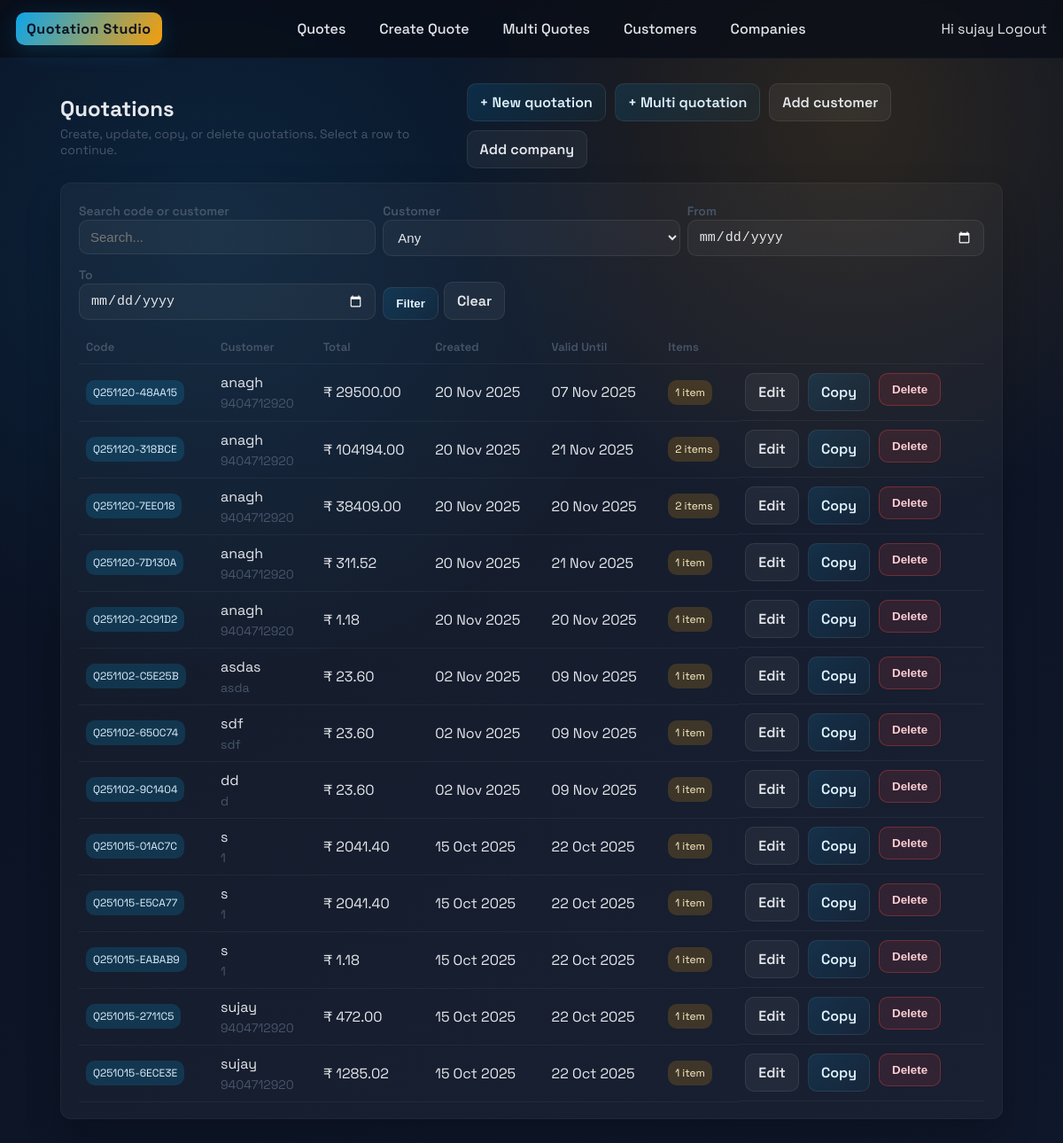
The app's page / (signed in), older data.
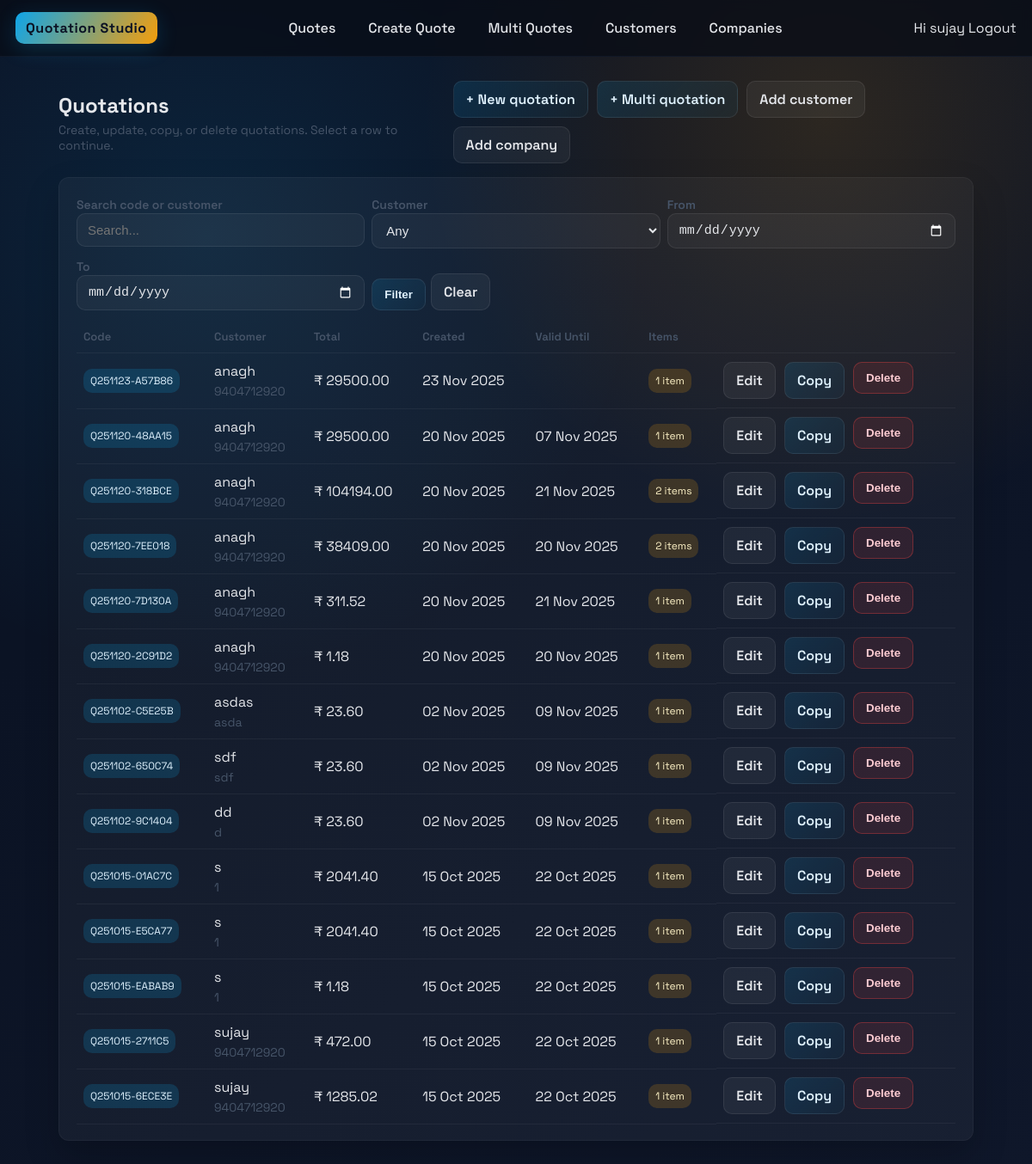
The same page, newer data.
### quotation_models/models.py (models this page shows, shortened)
class Quotation(models.Model):
    code = models.CharField(max_length=40, unique=True)
    buyer = models.ForeignKey(Buyer, on_delete=models.PROTECT)
    created_by = models.ForeignKey(User, on_delete=models.PROTECT)
    notes = models.TextField(blank=True, default="")
    currency = models.CharField(max_length=8, default="INR")
    created_at = models.DateTimeField(auto_now_add=True)
    valid_until = models.DateTimeField(null=True, blank=True)
    subtotal = models.DecimalField(max_digits=12, decimal_places=2, default=0)
    tax = models.DecimalField(max_digits=12, decimal_places=2, default=0)
    total = models.DecimalField(max_digits=12, decimal_places=2, default=0)
    class Meta:
        app_label = "quotation_models"

class Buyer(models.Model):
    name = models.CharField(max_length=200)
    phone = models.CharField(max_length=50, blank=True, default="")
    email = models.EmailField(blank=True, null=True)
    address = models.TextField(blank=True, default="")
    gstin = models.CharField(max_length=32, blank=True, default="")
    class Meta:
        app_label = "quotation_models"

### quotations/views.py (the view)
# urls.py: path("", views.quotation_list, name="list"),
@login_required
def quotation_list(request):
    qs = Quotation.objects.filter(created_by=request.user).select_related("buyer").prefetch_related("items").order_by("-created_at")
    q = request.GET.get("q", "").strip()
    buyer_id = request.GET.get("buyer", "").strip()
    date_from = request.GET.get("from", "").strip()
    date_to = request.GET.get("to", "").strip()
    if q:
        qs = qs.filter(code__icontains=q) | qs.filter(buyer__name__icontains=q)
    if buyer_id:
        qs = qs.filter(buyer_id=buyer_id)
    if date_from:
        qs = qs.filter(created_at__date__gte=date_from)
    if date_to:
        qs = qs.filter(created_at__date__lte=date_to)
    buyers = Buyer.objects.order_by("name")
    quotes = qs
    return render(
        request,
        "quotations/quotation_list.html",
        {
            "quotes": quotes,
            "buyers": buyers,
            "q": q,
            "buyer_id": buyer_id,
            "date_from": date_from,
            "date_to": date_to,
        },
    )

### templates/quotations/quotation_list.html (shortened to what this page needs)
{% extends "base.html" %}
{% block content %}
<div class="page-header">
    <div>
        <h1 class="page-title">Quotations</h1>
        <p class="page-subtitle">Create, update, copy, or delete quotations. Select a row to continue.</p>
    </div>
    <div class="actions">
        <a class="btn" href="{% url 'quotations:create' %}">+ New quotation</a>
        <a class="btn" href="{% url 'quotations:multi_create' %}">+ Multi quotation</a>
        <a class="btn-secondary btn" href="{% url 'quotations:buyer_create' %}">Add customer</a>
        <a class="btn-secondary btn" href="{% url 'quotations:company_create' %}">Add company</a>
    </div>
</div>
<div class="panel">
    <form method="get" class="dual" style="margin-bottom:12px; gap:8px;">
        <div>
            <label class="page-subtitle">Search code or customer</label>
            <input type="text" name="q" value="{{ q }}" placeholder="Search..." />
        </div>
        <div>
            <label class="page-subtitle">Customer</label>
            <select name="buyer">
                <option value="">Any</option>
            </select>
        </div>
        <div>
            <label class="page-subtitle">From</label>
            <input type="date" name="from" value="{{ date_from }}">
        </div>
        <div>
            <label class="page-subtitle">To</label>
            <input type="date" name="to" value="{{ date_to }}">
        </div>
        <div style="display:flex; align-items:flex-end; gap:6px;">
            <button class="btn" type="submit">Filter</button>
            <a class="btn-secondary btn" href="{% url 'quotations:list' %}">Clear</a>
        </div>
    </form>
    {% if quotes %}
    <table class="table">
        <thead>
            <tr>
                <th>Code</th>
                <th>Customer</th>
                <th>Total</th>
                <th>Created</th>
                <th>Valid Until</th>
                <th>Items</th>
                <th></th>
            </tr>
        </thead>
        <tbody>
            {% for q in quotes %}
            <tr>
                <td><span class="tag accent">{{ q.code }}</span></td>
                <td>
                    <div>{{ q.buyer.name }}</div>
                    <div class="page-subtitle">{{ q.buyer.phone|default:"" }}</div>
                </td>
                <td class="amount-cell">₹ {{ q.total }}</td>
                <td>{{ q.created_at|date:"d M Y" }}</td>
                <td>{{ q.valid_until|date:"d M Y" }}</td>
                {% with item_count=q.items.all|length %}
                <td><span class="tag amber">{{ item_count }} item{{ item_count|pluralize }}</span></td>
                {% endwith %}
                <td class="actions">
                    <a class="btn-secondary btn" href="{% url 'quotations:edit' q.id %}">Edit</a>
                    <a class="btn btn" href="{% url 'quotations:copy' q.id %}">Copy</a>
                    <form method="post" action="{% url 'quotations:delete' q.id %}" style="display:inline" onsubmit="return confirm('Delete this quotation?');">
                        <button class="btn btn-danger" type="submit">Delete</button>
                    </form>
                </td>
            </tr>
            {% endfor %}
        </tbody>
    </table>
    {% else %}
    <div class="empty">
        No quotations yet. Create your first one to get started.
    </div>
    {% endif %}
</div>
{% endblock %}

### templates/base.html (shortened to what this page needs)
{% load static %}
<!DOCTYPE html>
<html lang="en">
<head>
    <link rel="stylesheet" href="{% static 'quotations.css' %}">
</head>
<body>
    <header class="topbar">
        <a class="brand" href="{% url 'quotations:list' %}">Quotation Studio</a>
        <nav class="nav-links">
            <a href="{% url 'quotations:list' %}">Quotes</a>
            <a href="{% url 'quotations:create' %}">Create Quote</a>
            <a href="{% url 'quotations:multi_create' %}">Multi Quotes</a>
            <a href="{% url 'quotations:buyer_list' %}">Customers</a>
            <a href="{% url 'quotations:company_list' %}">Companies</a>
        </nav>
        <div class="user-info">
            {% if user.is_authenticated %}
                <span>Hi {{ user.username }}</span>
                <a href="{% url 'logout' %}">Logout</a>
            {% else %}
                <a href="{% url 'login' %}">Login</a>
            {% endif %}
        </div>
    </header>
    <main class="page-shell">
        {% block content %}{% endblock %}
    </main>
</body>
</html>

### static/quotations.css (style rules this page uses)
:root { --ink: #0f172a; --muted: #475569; --line: #1f2937; --surface: #0b1224; --panel: rgba(255, 255, 255, 0.04); --accent: #0ea5e9; --accent-2: #f59e0b; --success: #22c55e; --danger: #ef4444; --radius: 12px; color-scheme: dark; }
* { box-sizing: border-box; }
body { margin: 0; font-family: 'Space Grotesk', 'Chivo', sans-serif; background: radial-gradient(circle at 20% 20%, rgba(14,165,233,0.12), transparent 35%), radial-gradient(circle at 80% 10%, rgba(245,158,11,0.14), transparent 30%), linear-gradient(145deg, #0b1224, #0b1324 35%, #0f172a); color: #e5e7eb; min-height: 100vh; }
a { color: inherit; text-decoration: none; }
.topbar { display: flex; justify-content: space-between; align-items: center; padding: 14px 18px; border-bottom: 1px solid #111827; background: rgba(8, 12, 22, 0.75); backdrop-filter: blur(6px); position: sticky; top: 0; z-index: 10; }
.brand { font-weight: 700; letter-spacing: 0.5px; padding: 8px 12px; border-radius: 10px; background: linear-gradient(120deg, var(--accent), var(--accent-2)); color: #0b1224; box-shadow: 0 6px 24px rgba(14,165,233,0.2); }
.nav-links { display: flex; gap: 14px; font-weight: 500; }
.nav-links a { padding: 8px 12px; border-radius: 10px; transition: background 0.2s ease, color 0.2s ease; }
.page-shell { padding: 28px 18px 48px; max-width: 1100px; margin: 0 auto; }
.panel { background: var(--panel); border: 1px solid rgba(255,255,255,0.04); border-radius: var(--radius); box-shadow: 0 18px 40px rgba(0,0,0,0.2); padding: 18px 20px; }
.page-header { display: flex; justify-content: space-between; align-items: center; margin-bottom: 16px; gap: 12px; }
.page-title { font-size: 24px; font-weight: 700; margin: 0; }
.page-subtitle { color: var(--muted); margin: 4px 0 0 0; font-size: 14px; }
.btn { display: inline-flex; align-items: center; gap: 6px; padding: 10px 14px; border-radius: 10px; border: 1px solid rgba(255,255,255,0.08); background: linear-gradient(135deg, rgba(14,165,233,0.14), rgba(14,165,233,0.05)); color: #e0f2fe; cursor: pointer; font-weight: 600; transition: transform 0.08s ease, box-shadow 0.2s ease, border-color 0.2s ease; }
.btn-secondary { background: rgba(255,255,255,0.05); color: #e5e7eb; }
.btn-danger { background: rgba(239, 68, 68, 0.12); color: #fecdd3; border-color: rgba(239,68,68,0.35); }
.table { width: 100%; border-collapse: collapse; border-spacing: 0; margin-top: 6px; }
.table th, .table td { padding: 10px 8px; border-bottom: 1px solid rgba(255,255,255,0.05); }
.table th { text-align: left; color: var(--muted); font-weight: 600; font-size: 13px; }
.tag { display: inline-flex; align-items: center; gap: 6px; font-size: 12px; padding: 6px 8px; border-radius: 10px; background: rgba(255,255,255,0.05); color: #cbd5e1; }
.tag.accent { background: rgba(14,165,233,0.18); color: #e0f2fe; }
.tag.amber { background: rgba(245,158,11,0.18); color: #fef3c7; }
form label { font-weight: 600; color: #cbd5e1; margin-bottom: 6px; display: inline-block; }
input[type="text"], input[type="email"], input[type="number"], input[type="date"], input[type="password"], textarea, select { width: 100%; background: rgba(255,255,255,0.04); border: 1px solid rgba(255,255,255,0.08); color: #e5e7eb; border-radius: 10px; padding: 10px 12px; font-size: 15px; }
.dual { display: grid; grid-template-columns: repeat(auto-fit, minmax(260px, 1fr)); gap: 14px; }
.actions { display: flex; gap: 10px; flex-wrap: wrap; }

Row changes from the older to the newer data that the page shows:
added Quotation: code "Q251123-A57B86", buyer.name "anagh", buyer.phone "9404712920", total "29500.00", created_at "23 Nov 2025", items "1"
